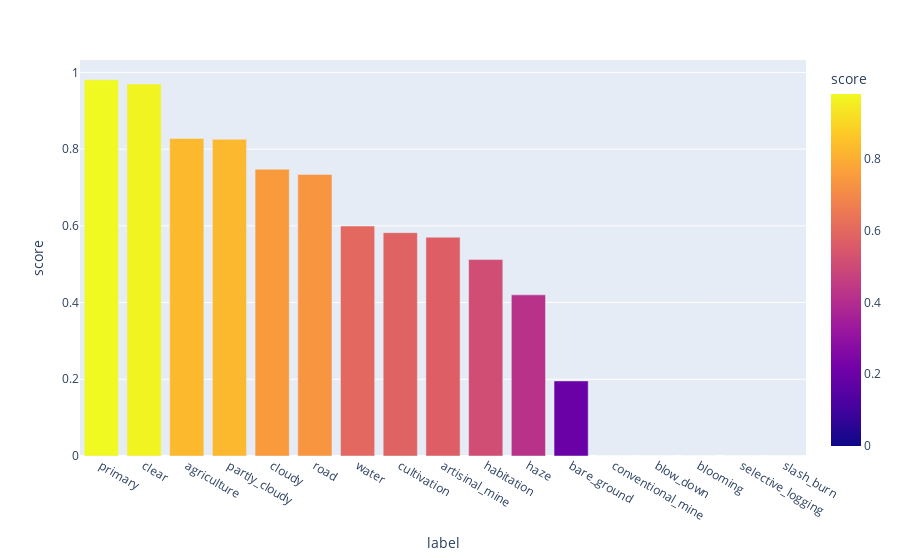

Notebook code cell kept with this figure:
### Markdown cell above
#### Bias
The number of classses are extremely imbalanced in our dataset. Let's explore the performance of our model on each class.

### Code cell
class_scores = {}
classes = dataset.mlb.classes_
for jdx in range(y_true.shape[1]):
    y_val = y_true[:, jdx].ravel()
    y_hat_val = (y_pred[:, jdx].ravel() > threshs[jdx]).astype(float)
    score = fbeta_score(y_val, y_hat_val, beta=2)
    class_scores[classes[jdx]] = round(score, 4)

df_score = pd.DataFrame(dict(
    label=list(class_scores.keys()), score=list(class_scores.values()),
)).sort_values("score", ascending=False)
fig = px.bar(df_score, x="label", y="score", color="score")
fig.show()

### Figure 1 — Plotly figure (JSON) as saved in the notebook; plotly's stock layout.template omitted (floating-point values rounded to 4 significant figures)
{"data": [{"alignmentgroup": "True", "hovertemplate": "label=%{x}<br>score=%{marker.color}<extra></extra>", "legendgroup": "", "marker": {"color": [0.9807, 0.9699, 0.828, 0.8256, 0.7476, 0.7341, 0.5995, 0.5823, 0.5704, 0.5121, 0.4201, 0.1957, 0, 0, 0, 0, 0], "coloraxis": "coloraxis", "pattern": {"shape": ""}}, "name": "", "offsetgroup": "", "orientation": "v", "showlegend": false, "textposition": "auto", "type": "bar", "x": ["primary", "clear", "agriculture", "partly_cloudy", "cloudy", "road", "water", "cultivation", "artisinal_mine", "habitation", "haze", "bare_ground", "conventional_mine", "blow_down", "blooming", "selective_logging", "slash_burn"], "xaxis": "x", "y": [0.9807, 0.9699, 0.828, 0.8256, 0.7476, 0.7341, 0.5995, 0.5823, 0.5704, 0.5121, 0.4201, 0.1957, 0, 0, 0, 0, 0], "yaxis": "y"}], "layout": {"barmode": "relative", "coloraxis": {"colorbar": {"title": {"text": "score"}}, "colorscale": [[0, "#0d0887"], [0.1111, "#46039f"], [0.2222, "#7201a8"], [0.3333, "#9c179e"], [0.4444, "#bd3786"], [0.5556, "#d8576b"], [0.6667, "#ed7953"], [0.7778, "#fb9f3a"], [0.8889, "#fdca26"], [1, "#f0f921"]]}, "legend": {"tracegroupgap": 0}, "margin": {"t": 60}, "xaxis": {"anchor": "y", "domain": [0, 1], "title": {"text": "label"}}, "yaxis": {"anchor": "x", "domain": [0, 1], "title": {"text": "score"}}}}
